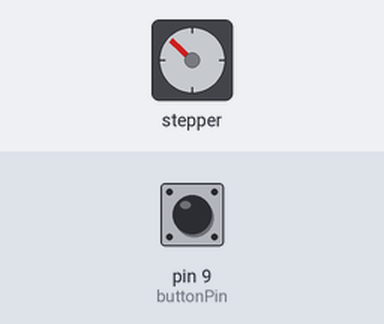
Bench run of a sketch on a simulated Arduino Uno, built with avr-gcc and run on an emulated ATmega328P. Shown: stepper motor. The inputs (shaded band) are chosen by the test bench; at power-on: pin 9 (buttonPin) LOW. Stepper angles assume 2048 steps per turn.

Above: at 1.3 s.
1.4 s: pin 9 (buttonPin) pulled HIGH for 3.2 s
At 2.19 s:
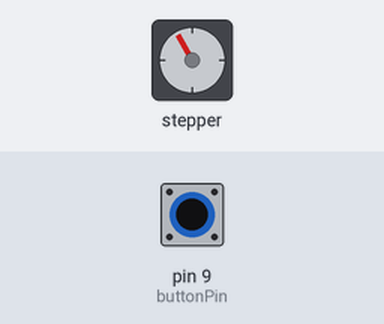
6.1 s: pin 9 (buttonPin) pulled HIGH for 3.2 s
At 6.37 s:
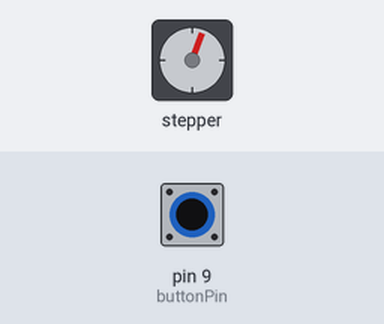
10.8 s: pin 9 (buttonPin) pulled HIGH for 3.2 s
At 11.23 s:
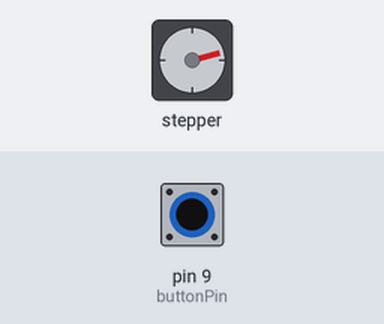
15.5 s: pin 9 (buttonPin) pulled HIGH for 3.2 s
20.2 s: pin 9 (buttonPin) driven HIGH
Timing chart, 0 to 24.2 s (numbered marks = the images above; inputs shaded):
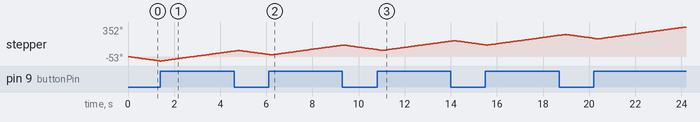

The sketch:

stepper_motor.ino
```cpp
// Arduino stepper motor control code

#include <Stepper.h> // Include the header file

// change this to the number of steps on your motor
#define STEPS 32

#define buttonPin 9

// create an instance of the stepper class using the steps and pins
Stepper stepper(STEPS, 2, 4, 3, 5);

int val = 60;
int buttonState = 0;

void setup() {
  Serial.begin(9600);
  stepper.setSpeed(400);
  pinMode(buttonPin, INPUT);
}

void loop() {
  buttonState = digitalRead(buttonPin);
  if(buttonState) {
    stepper.step(val);
  } else {
    stepper.step(-val);
  }

}
```
